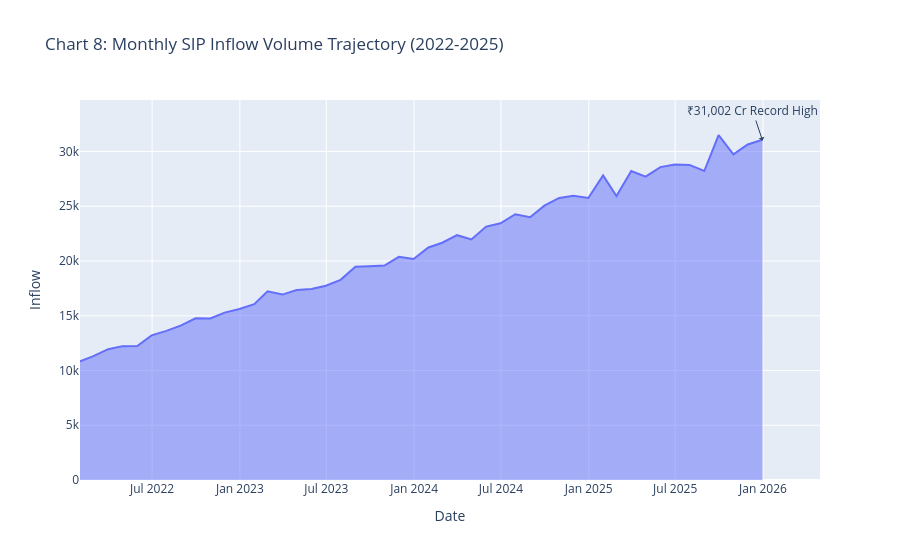

Here is the notebook cell this chart was saved with:
### Markdown cell above
## 3. Systematic Investment Plan (SIP) Trends
**Key Milestone:** Monthly SIP inflows reached an all-time high of **₹31,002 Cr** in December 2025.

### Code cell
# --- Explicitly Define and Generate df_sip Dataset ---
sip_dates = pd.date_range(start='2022-01-01', end='2025-12-31', freq='M')
# Linearly scale inflows from 11k to 31k with realistic statistical noise
inflows = np.linspace(11000, 31002, len(sip_dates)) * (1 + np.random.normal(0, 0.02, len(sip_dates)))

df_sip = pd.DataFrame({
    'Date': sip_dates, 
    'Inflow': inflows
})

# Chart 8: Monthly SIP Inflow Area Chart (Plotly Area)
fig_sip = px.area(df_sip, x='Date', y='Inflow', 
                  title='Chart 8: Monthly SIP Inflow Volume Trajectory (2022-2025)')
fig_sip.add_annotation(x='2025-12-31', y=31002, text="₹31,002 Cr Record High", showarrow=True, arrowhead=1)
fig_sip.show()

# Chart 9: Month-on-Month Inflow Velocity (Seaborn Line)
df_sip['YoY_Growth'] = df_sip['Inflow'].pct_change() * 100
plt.figure(figsize=(12, 4))
sns.lineplot(data=df_sip, x='Date', y='YoY_Growth', color='orange')
plt.title("Chart 9: Month-on-Month % Velocity Shift in Capital Sourcing")
plt.ylabel("Inflow Percentage Change (%)")
plt.show()

### Figure 1 — Plotly figure (JSON) as saved in the notebook; plotly's stock layout.template omitted (floating-point values rounded to 4 significant figures)
{"data": [{"fillpattern": {"shape": ""}, "hovertemplate": "Date=%{x}<br>Inflow=%{y}<extra></extra>", "legendgroup": "", "line": {"color": "#636efa"}, "marker": {"symbol": "circle"}, "mode": "lines", "name": "", "orientation": "v", "showlegend": false, "stackgroup": "1", "type": "scatter", "x": ["2022-01-31T00:00:00.000000000", "2022-02-28T00:00:00.000000000", "2022-03-31T00:00:00.000000000", "2022-04-30T00:00:00.000000000", "2022-05-31T00:00:00.000000000", "2022-06-30T00:00:00.000000000", "2022-07-31T00:00:00.000000000", "2022-08-31T00:00:00.000000000", "2022-09-30T00:00:00.000000000", "2022-10-31T00:00:00.000000000", "2022-11-30T00:00:00.000000000", "2022-12-31T00:00:00.000000000", "2023-01-31T00:00:00.000000000", "2023-02-28T00:00:00.000000000", "2023-03-31T00:00:00.000000000", "2023-04-30T00:00:00.000000000", "2023-05-31T00:00:00.000000000", "2023-06-30T00:00:00.000000000", "2023-07-31T00:00:00.000000000", "2023-08-31T00:00:00.000000000", "2023-09-30T00:00:00.000000000", "2023-10-31T00:00:00.000000000", "2023-11-30T00:00:00.000000000", "2023-12-31T00:00:00.000000000", "2024-01-31T00:00:00.000000000", "2024-02-29T00:00:00.000000000", "2024-03-31T00:00:00.000000000", "2024-04-30T00:00:00.000000000", "2024-05-31T00:00:00.000000000", "2024-06-30T00:00:00.000000000", "2024-07-31T00:00:00.000000000", "2024-08-31T00:00:00.000000000", "2024-09-30T00:00:00.000000000", "2024-10-31T00:00:00.000000000", "2024-11-30T00:00:00.000000000", "2024-12-31T00:00:00.000000000", "2025-01-31T00:00:00.000000000", "2025-02-28T00:00:00.000000000", "2025-03-31T00:00:00.000000000", "2025-04-30T00:00:00.000000000", "2025-05-31T00:00:00.000000000", "2025-06-30T00:00:00.000000000", "2025-07-31T00:00:00.000000000", "2025-08-31T00:00:00.000000000", "2025-09-30T00:00:00.000000000", "2025-10-31T00:00:00.000000000", "2025-11-30T00:00:00.000000000", "2025-12-31T00:00:00.000000000"], "xaxis": "x", "y": [10830.0, 11310.0, 11950.0, 12220.0, 12240.0, 13210.0, 13610.0, 14120.0, 14770.0, 14750.0, 15290.0, 15620.0, 16050.0, 17230.0, 16930.0, 17350.0, 17440.0, 17740.0, 18280.0, 19460.0, 19510.0, 19580.0, 20380.0, 20180.0, 21230.0, 21660.0, 22360.0, 21970.0, 23140.0, 23450.0, 24270.0, 23990.0, 25060.0, 25760.0, 25960.0, 25750.0, 27810.0, 25930.0, 28210.0, 27700.0, 28570.0, 28800.0, 28780.0, 28220.0, 31500.0, 29740.0, 30630.0, 31070.0], "yaxis": "y"}], "layout": {"annotations": [{"arrowhead": 1, "showarrow": true, "text": "₹31,002 Cr Record High", "x": "2025-12-31", "y": 31002}], "legend": {"tracegroupgap": 0}, "title": {"text": "Chart 8: Monthly SIP Inflow Volume Trajectory (2022-2025)"}, "xaxis": {"anchor": "y", "domain": [0, 1], "title": {"text": "Date"}}, "yaxis": {"anchor": "x", "domain": [0, 1], "title": {"text": "Inflow"}}}}
